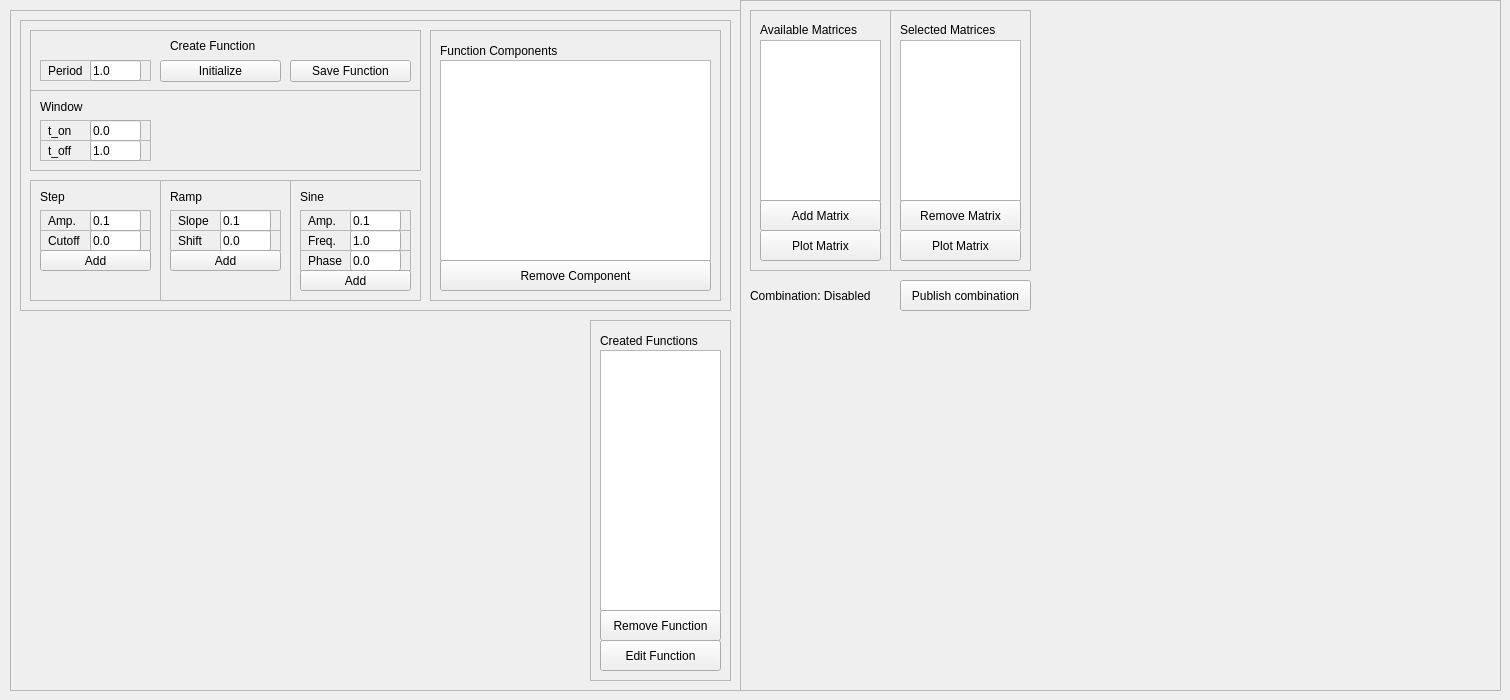
    <widget class="QWidget" name="tab_9">
     <attribute name="title">
      <string>Matrix Combination</string>
     </attribute>
     <widget class="QFrame" name="frame_29">
      <property name="geometry">
       <rect>
        <x>10</x>
        <y>10</y>
        <width>731</width>
        <height>681</height>
       </rect>
      </property>
      <property name="frameShape">
       <enum>QFrame::StyledPanel</enum>
      </property>
      <property name="frameShadow">
       <enum>QFrame::Raised</enum>
      </property>
      <widget class="QFrame" name="frame_60">
       <property name="geometry">
        <rect>
         <x>10</x>
         <y>10</y>
         <width>711</width>
         <height>291</height>
        </rect>
       </property>
       <property name="frameShape">
        <enum>QFrame::StyledPanel</enum>
       </property>
       <property name="frameShadow">
        <enum>QFrame::Raised</enum>
       </property>
       <widget class="QFrame" name="frame_52">
        <property name="geometry">
         <rect>
          <x>270</x>
          <y>160</y>
          <width>131</width>
          <height>121</height>
         </rect>
        </property>
        <property name="frameShape">
         <enum>QFrame::StyledPanel</enum>
        </property>
        <property name="frameShadow">
         <enum>QFrame::Raised</enum>
        </property>
        <widget class="QLabel" name="label_52">
         <property name="geometry">
          <rect>
           <x>10</x>
           <y>10</y>
           <width>59</width>
           <height>14</height>
          </rect>
         </property>
         <property name="text">
          <string>Sine</string>
         </property>
        </widget>
        <widget class="QFrame" name="frame_57">
         <property name="geometry">
          <rect>
           <x>10</x>
           <y>30</y>
           <width>111</width>
           <height>21</height>
          </rect>
         </property>
         <property name="frameShape">
          <enum>QFrame::StyledPanel</enum>
         </property>
         <property name="frameShadow">
          <enum>QFrame::Raised</enum>
         </property>
         <widget class="QLineEdit" name="sine_amp">
          <property name="geometry">
           <rect>
            <x>50</x>
            <y>0</y>
            <width>51</width>
            <height>21</height>
           </rect>
          </property>
          <property name="text">
           <string>0.1</string>
          </property>
         </widget>
         <widget class="QLabel" name="label_59">
          <property name="geometry">
           <rect>
            <x>8</x>
            <y>0</y>
            <width>41</width>
            <height>21</height>
           </rect>
          </property>
          <property name="text">
           <string>Amp.</string>
          </property>
         </widget>
        </widget>
        <widget class="QFrame" name="frame_58">
         <property name="geometry">
          <rect>
           <x>10</x>
           <y>50</y>
           <width>111</width>
           <height>21</height>
          </rect>
         </property>
         <property name="frameShape">
          <enum>QFrame::StyledPanel</enum>
         </property>
         <property name="frameShadow">
          <enum>QFrame::Raised</enum>
         </property>
         <widget class="QLineEdit" name="sine_freq">
          <property name="geometry">
           <rect>
            <x>50</x>
            <y>0</y>
            <width>51</width>
            <height>21</height>
           </rect>
          </property>
          <property name="text">
           <string>1.0</string>
          </property>
         </widget>
         <widget class="QLabel" name="label_60">
          <property name="geometry">
           <rect>
            <x>8</x>
            <y>0</y>
            <width>41</width>
            <height>21</height>
           </rect>
          </property>
          <property name="text">
           <string>Freq.</string>
          </property>
         </widget>
        </widget>
        <widget class="QFrame" name="frame_59">
         <property name="geometry">
          <rect>
           <x>10</x>
           <y>70</y>
           <width>111</width>
           <height>21</height>
          </rect>
         </property>
         <property name="frameShape">
          <enum>QFrame::StyledPanel</enum>
         </property>
         <property name="frameShadow">
          <enum>QFrame::Raised</enum>
         </property>
         <widget class="QLineEdit" name="sine_phase">
          <property name="geometry">
           <rect>
            <x>50</x>
            <y>0</y>
            <width>51</width>
            <height>21</height>
           </rect>
          </property>
          <property name="text">
           <string>0.0</string>
          </property>
         </widget>
         <widget class="QLabel" name="label_61">
          <property name="geometry">
           <rect>
            <x>8</x>
            <y>0</y>
            <width>41</width>
            <height>21</height>
           </rect>
          </property>
          <property name="text">
           <string>Phase</string>
          </property>
         </widget>
        </widget>
        <widget class="QPushButton" name="sine">
         <property name="geometry">
          <rect>
           <x>10</x>
           <y>90</y>
           <width>111</width>
           <height>21</height>
          </rect>
         </property>
         <property name="text">
          <string>Add</string>
         </property>
        </widget>
       </widget>
       <widget class="QFrame" name="frame_51">
        <property name="geometry">
         <rect>
          <x>140</x>
          <y>160</y>
          <width>131</width>
          <height>121</height>
         </rect>
        </property>
        <property name="frameShape">
         <enum>QFrame::StyledPanel</enum>
        </property>
        <property name="frameShadow">
         <enum>QFrame::Raised</enum>
        </property>
        <widget class="QLabel" name="label_51">
         <property name="geometry">
          <rect>
           <x>10</x>
           <y>10</y>
           <width>59</width>
           <height>14</height>
          </rect>
         </property>
         <property name="text">
          <string>Ramp</string>
         </property>
        </widget>
        <widget class="QFrame" name="frame_55">
         <property name="geometry">
          <rect>
           <x>10</x>
           <y>30</y>
           <width>111</width>
           <height>21</height>
          </rect>
         </property>
         <property name="frameShape">
          <enum>QFrame::StyledPanel</enum>
         </property>
         <property name="frameShadow">
          <enum>QFrame::Raised</enum>
         </property>
         <widget class="QLineEdit" name="ramp_slope">
          <property name="geometry">
           <rect>
            <x>50</x>
            <y>0</y>
            <width>51</width>
            <height>21</height>
           </rect>
          </property>
          <property name="text">
           <string>0.1</string>
          </property>
         </widget>
         <widget class="QLabel" name="label_57">
          <property name="geometry">
           <rect>
            <x>8</x>
            <y>0</y>
            <width>41</width>
            <height>21</height>
           </rect>
          </property>
          <property name="text">
           <string>Slope</string>
          </property>
         </widget>
        </widget>
        <widget class="QFrame" name="frame_56">
         <property name="geometry">
          <rect>
           <x>10</x>
           <y>50</y>
           <width>111</width>
           <height>21</height>
          </rect>
         </property>
         <property name="frameShape">
          <enum>QFrame::StyledPanel</enum>
         </property>
         <property name="frameShadow">
          <enum>QFrame::Raised</enum>
         </property>
         <widget class="QLineEdit" name="ramp_shift">
          <property name="geometry">
           <rect>
            <x>50</x>
            <y>0</y>
            <width>51</width>
            <height>21</height>
           </rect>
          </property>
          <property name="text">
           <string>0.0</string>
          </property>
         </widget>
         <widget class="QLabel" name="label_58">
          <property name="geometry">
           <rect>
            <x>8</x>
            <y>0</y>
            <width>41</width>
            <height>21</height>
           </rect>
          </property>
          <property name="text">
           <string>Shift</string>
          </property>
         </widget>
        </widget>
        <widget class="QPushButton" name="ramp">
         <property name="geometry">
          <rect>
           <x>10</x>
           <y>70</y>
           <width>111</width>
           <height>21</height>
          </rect>
         </property>
         <property name="text">
          <string>Add</string>
         </property>
        </widget>
       </widget>
       <widget class="QFrame" name="frame">
        <property name="geometry">
         <rect>
          <x>10</x>
          <y>160</y>
          <width>131</width>
          <height>121</height>
         </rect>
        </property>
        <property name="frameShape">
         <enum>QFrame::StyledPanel</enum>
        </property>
        <property name="frameShadow">
         <enum>QFrame::Raised</enum>
        </property>
        <widget class="QLabel" name="label_14">
         <property name="geometry">
          <rect>
           <x>10</x>
           <y>10</y>
           <width>59</width>
           <height>14</height>
          </rect>
         </property>
         <property name="text">
          <string>Step</string>
         </property>
        </widget>
        <widget class="QFrame" name="frame_53">
         <property name="geometry">
          <rect>
           <x>10</x>
           <y>30</y>
           <width>111</width>
           <height>21</height>
          </rect>
         </property>
         <property name="frameShape">
          <enum>QFrame::StyledPanel</enum>
         </property>
         <property name="frameShadow">
          <enum>QFrame::Raised</enum>
         </property>
         <widget class="QLineEdit" name="step_amp">
          <property name="geometry">
           <rect>
            <x>50</x>
            <y>0</y>
            <width>51</width>
            <height>21</height>
           </rect>
          </property>
          <property name="text">
           <string>0.1</string>
          </property>
         </widget>
         <widget class="QLabel" name="label_53">
          <property name="geometry">
           <rect>
            <x>8</x>
            <y>0</y>
            <width>41</width>
            <height>21</height>
           </rect>
          </property>
          <property name="text">
           <string>Amp.</string>
          </property>
         </widget>
        </widget>
        <widget class="QFrame" name="frame_54">
         <property name="geometry">
          <rect>
           <x>10</x>
           <y>50</y>
           <width>111</width>
           <height>21</height>
          </rect>
         </property>
         <property name="frameShape">
          <enum>QFrame::StyledPanel</enum>
         </property>
         <property name="frameShadow">
          <enum>QFrame::Raised</enum>
         </property>
         <widget class="QLineEdit" name="step_cutoff">
          <property name="geometry">
           <rect>
            <x>50</x>
            <y>0</y>
            <width>51</width>
            <height>21</height>
           </rect>
          </property>
          <property name="text">
           <string>0.0</string>
          </property>
         </widget>
         <widget class="QLabel" name="label_54">
          <property name="geometry">
           <rect>
            <x>8</x>
            <y>0</y>
            <width>41</width>
            <height>21</height>
           </rect>
          </property>
          <property name="text">
           <string>Cutoff</string>
          </property>
         </widget>
        </widget>
        <widget class="QPushButton" name="step">
         <property name="geometry">
          <rect>
           <x>10</x>
           <y>70</y>
           <width>111</width>
           <height>21</height>
          </rect>
         </property>
         <property name="text">
          <string>Add</string>
         </property>
        </widget>
       </widget>
       <widget class="QFrame" name="frame_65">
        <property name="geometry">
         <rect>
          <x>10</x>
          <y>70</y>
          <width>391</width>
          <height>81</height>
         </rect>
        </property>
        <property name="frameShape">
         <enum>QFrame::StyledPanel</enum>
        </property>
        <property name="frameShadow">
         <enum>QFrame::Raised</enum>
        </property>
        <widget class="QFrame" name="frame_66">
         <property name="geometry">
          <rect>
           <x>10</x>
           <y>30</y>
           <width>111</width>
           <height>21</height>
          </rect>
         </property>
         <property name="frameShape">
          <enum>QFrame::StyledPanel</enum>
         </property>
         <property name="frameShadow">
          <enum>QFrame::Raised</enum>
         </property>
         <widget class="QLineEdit" name="t_on">
          <property name="geometry">
           <rect>
            <x>50</x>
            <y>0</y>
            <width>51</width>
            <height>21</height>
           </rect>
          </property>
          <property name="text">
           <string>0.0</string>
          </property>
         </widget>
         <widget class="QLabel" name="label_72">
          <property name="geometry">
           <rect>
            <x>8</x>
            <y>0</y>
            <width>41</width>
            <height>21</height>
           </rect>
          </property>
          <property name="text">
           <string>t_on</string>
          </property>
         </widget>
        </widget>
        <widget class="QFrame" name="frame_67">
         <property name="geometry">
          <rect>
           <x>10</x>
           <y>50</y>
           <width>111</width>
           <height>21</height>
          </rect>
         </property>
         <property name="frameShape">
          <enum>QFrame::StyledPanel</enum>
         </property>
         <property name="frameShadow">
          <enum>QFrame::Raised</enum>
         </property>
         <widget class="QLineEdit" name="t_off">
          <property name="geometry">
           <rect>
            <x>50</x>
            <y>0</y>
            <width>51</width>
            <height>21</height>
           </rect>
          </property>
          <property name="text">
           <string>1.0</string>
          </property>
         </widget>
         <widget class="QLabel" name="label_73">
          <property name="geometry">
           <rect>
            <x>8</x>
            <y>0</y>
            <width>41</width>
            <height>21</height>
           </rect>
          </property>
          <property name="text">
           <string>t_off</string>
          </property>
         </widget>
        </widget>
        <widget class="QLabel" name="label_74">
         <property name="geometry">
          <rect>
           <x>10</x>
           <y>10</y>
           <width>59</width>
           <height>14</height>
          </rect>
         </property>
         <property name="text">
          <string>Window</string>
         </property>
        </widget>
       </widget>
       <widget class="QFrame" name="frame_34">
        <property name="geometry">
         <rect>
          <x>10</x>
          <y>10</y>
          <width>391</width>
          <height>61</height>
         </rect>
        </property>
        <property name="frameShape">
         <enum>QFrame::StyledPanel</enum>
        </property>
        <property name="frameShadow">
         <enum>QFrame::Raised</enum>
        </property>
        <widget class="QFrame" name="frame_61">
         <property name="geometry">
          <rect>
           <x>10</x>
           <y>30</y>
           <width>111</width>
           <height>21</height>
          </rect>
         </property>
         <property name="frameShape">
          <enum>QFrame::StyledPanel</enum>
         </property>
         <property name="frameShadow">
          <enum>QFrame::Raised</enum>
         </property>
         <widget class="QLineEdit" name="period">
          <property name="geometry">
           <rect>
            <x>50</x>
            <y>0</y>
            <width>51</width>
            <height>21</height>
           </rect>
          </property>
          <property name="text">
           <string>1.0</string>
          </property>
         </widget>
         <widget class="QLabel" name="label_62">
          <property name="geometry">
           <rect>
            <x>8</x>
            <y>0</y>
            <width>41</width>
            <height>21</height>
           </rect>
          </property>
          <property name="text">
           <string>Period</string>
          </property>
         </widget>
        </widget>
        <widget class="QPushButton" name="initFunction">
         <property name="geometry">
          <rect>
           <x>130</x>
           <y>30</y>
           <width>121</width>
           <height>22</height>
          </rect>
         </property>
         <property name="text">
          <string>Initialize</string>
         </property>
        </widget>
        <widget class="QPushButton" name="saveFunction">
         <property name="geometry">
          <rect>
           <x>260</x>
           <y>30</y>
           <width>121</width>
           <height>22</height>
          </rect>
         </property>
         <property name="text">
          <string>Save Function</string>
         </property>
        </widget>
        <widget class="QLabel" name="label_29">
         <property name="geometry">
          <rect>
           <x>140</x>
           <y>0</y>
           <width>101</width>
           <height>31</height>
          </rect>
         </property>
         <property name="text">
          <string>Create Function</string>
         </property>
        </widget>
       </widget>
       <widget class="QFrame" name="frame_35">
        <property name="geometry">
         <rect>
          <x>410</x>
          <y>10</y>
          <width>291</width>
          <height>271</height>
         </rect>
        </property>
        <property name="frameShape">
         <enum>QFrame::StyledPanel</enum>
        </property>
        <property name="frameShadow">
         <enum>QFrame::Raised</enum>
        </property>
        <widget class="QLabel" name="label_34">
         <property name="geometry">
          <rect>
           <x>10</x>
           <y>10</y>
           <width>271</width>
           <height>21</height>
          </rect>
         </property>
         <property name="text">
          <string>Function Components</string>
         </property>
        </widget>
        <widget class="QListWidget" name="componentList">
         <property name="geometry">
          <rect>
           <x>10</x>
           <y>30</y>
           <width>271</width>
           <height>201</height>
          </rect>
         </property>
        </widget>
        <widget class="QPushButton" name="removeComponent">
         <property name="geometry">
          <rect>
           <x>10</x>
           <y>230</y>
           <width>271</width>
           <height>31</height>
          </rect>
         </property>
         <property name="text">
          <string>Remove Component</string>
         </property>
        </widget>
       </widget>
      </widget>
      <widget class="QFrame" name="frame_28">
       <property name="geometry">
        <rect>
         <x>580</x>
         <y>310</y>
         <width>141</width>
         <height>361</height>
        </rect>
       </property>
       <property name="frameShape">
        <enum>QFrame::StyledPanel</enum>
       </property>
       <property name="frameShadow">
        <enum>QFrame::Raised</enum>
       </property>
       <widget class="QLabel" name="label_28">
        <property name="geometry">
         <rect>
          <x>10</x>
          <y>10</y>
          <width>121</width>
          <height>21</height>
         </rect>
        </property>
        <property name="text">
         <string>Created Functions</string>
        </property>
       </widget>
       <widget class="QListWidget" name="functionList">
        <property name="geometry">
         <rect>
          <x>10</x>
          <y>30</y>
          <width>121</width>
          <height>261</height>
         </rect>
        </property>
       </widget>
       <widget class="QPushButton" name="removeFunction">
        <property name="geometry">
         <rect>
          <x>10</x>
          <y>290</y>
          <width>121</width>
          <height>31</height>
         </rect>
        </property>
        <property name="text">
         <string>Remove Function</string>
        </property>
       </widget>
       <widget class="QPushButton" name="editFunction">
        <property name="geometry">
         <rect>
          <x>10</x>
          <y>320</y>
          <width>121</width>
          <height>31</height>
         </rect>
        </property>
        <property name="text">
         <string>Edit Function</string>
        </property>
       </widget>
      </widget>
      <widget class="QCustomPlot" name="plotFunction" native="true">
       <property name="geometry">
        <rect>
         <x>10</x>
         <y>310</y>
         <width>561</width>
         <height>361</height>
        </rect>
       </property>
      </widget>
     </widget>
     <widget class="QFrame" name="frame_30">
      <property name="geometry">
       <rect>
        <x>740</x>
        <y>0</y>
        <width>761</width>
        <height>691</height>
       </rect>
      </property>
      <property name="frameShape">
       <enum>QFrame::StyledPanel</enum>
      </property>
      <property name="frameShadow">
       <enum>QFrame::Raised</enum>
      </property>
      <widget class="QCustomPlot" name="customPlot_2" native="true">
       <property name="geometry">
        <rect>
         <x>10</x>
         <y>320</y>
         <width>281</width>
         <height>241</height>
        </rect>
       </property>
      </widget>
      <widget class="QFrame" name="frame_27">
       <property name="geometry">
        <rect>
         <x>150</x>
         <y>10</y>
         <width>141</width>
         <height>261</height>
        </rect>
       </property>
       <property name="frameShape">
        <enum>QFrame::StyledPanel</enum>
       </property>
       <property name="frameShadow">
        <enum>QFrame::Raised</enum>
       </property>
       <widget class="QLabel" name="label_27">
        <property name="geometry">
         <rect>
          <x>10</x>
          <y>10</y>
          <width>121</width>
          <height>20</height>
         </rect>
        </property>
        <property name="text">
         <string>Selected Matrices</string>
        </property>
       </widget>
       <widget class="QListWidget" name="selectedMatrixList">
        <property name="geometry">
         <rect>
          <x>10</x>
          <y>30</y>
          <width>121</width>
          <height>161</height>
         </rect>
        </property>
       </widget>
       <widget class="QPushButton" name="removeMatrix">
        <property name="geometry">
         <rect>
          <x>10</x>
          <y>190</y>
          <width>121</width>
          <height>31</height>
         </rect>
        </property>
        <property name="text">
         <string>Remove Matrix</string>
        </property>
       </widget>
       <widget class="QPushButton" name="plotMatrixSelected">
        <property name="geometry">
         <rect>
          <x>10</x>
          <y>220</y>
          <width>121</width>
          <height>31</height>
         </rect>
        </property>
        <property name="text">
         <string>Plot Matrix</string>
        </property>
       </widget>
      </widget>
      <widget class="QFrame" name="frame_25">
       <property name="geometry">
        <rect>
         <x>10</x>
         <y>10</y>
         <width>141</width>
         <height>261</height>
        </rect>
       </property>
       <property name="frameShape">
        <enum>QFrame::StyledPanel</enum>
       </property>
       <property name="frameShadow">
        <enum>QFrame::Raised</enum>
       </property>
       <widget class="QLabel" name="label_20">
        <property name="geometry">
         <rect>
          <x>10</x>
          <y>10</y>
          <width>121</width>
          <height>20</height>
         </rect>
        </property>
        <property name="text">
         <string>Available Matrices</string>
        </property>
       </widget>
       <widget class="QListWidget" name="matrixList_2">
        <property name="geometry">
         <rect>
          <x>10</x>
          <y>30</y>
          <width>121</width>
          <height>161</height>
         </rect>
        </property>
       </widget>
       <widget class="QPushButton" name="addMatrix">
        <property name="geometry">
         <rect>
          <x>10</x>
          <y>190</y>
          <width>121</width>
          <height>31</height>
         </rect>
        </property>
        <property name="text">
         <string>Add Matrix</string>
        </property>
       </widget>
       <widget class="QPushButton" name="plotMatrix">
        <property name="geometry">
         <rect>
          <x>10</x>
          <y>220</y>
          <width>121</width>
          <height>31</height>
         </rect>
        </property>
        <property name="text">
         <string>Plot Matrix</string>
        </property>
       </widget>
      </widget>
      <widget class="QPushButton" name="pubLinComb">
       <property name="geometry">
        <rect>
         <x>160</x>
         <y>280</y>
         <width>131</width>
         <height>31</height>
        </rect>
       </property>
       <property name="text">
        <string>Publish combination</string>
       </property>
      </widget>
      <widget class="QLabel" name="combinationLabel">
       <property name="geometry">
        <rect>
         <x>10</x>
         <y>280</y>
         <width>141</width>
         <height>31</height>
        </rect>
       </property>
       <property name="text">
        <string>Combination: Disabled</string>
       </property>
      </widget>
     </widget>
     <widget class="QLabel" name="warning">
      <property name="geometry">
       <rect>
        <x>890</x>
        <y>20</y>
        <width>321</width>
        <height>51</height>
       </rect>
      </property>
      <property name="text">
       <string/>
      </property>
      <property name="wordWrap">
       <bool>true</bool>
      </property>
     </widget>
    </widget>
